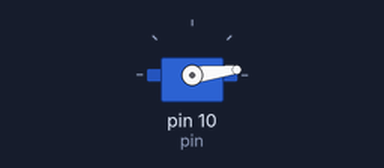
Simulated run of this sketch. Board: Arduino Uno, built with avr-gcc and run on an emulated ATmega328P. Parts: servo.

Above: at 0.05 s.
At 0.85 s:
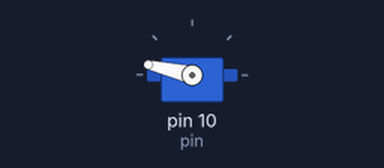
At 1.2 s:
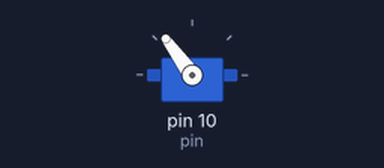
At 1.7 s:
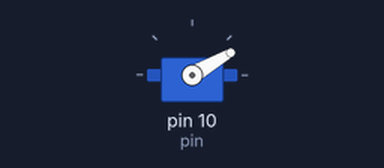
Timing chart, 0 to 4.2 s (numbered marks = the images above):
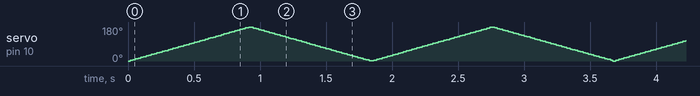

The sketch:

servoBsp.ino
```cpp
#include <AFMotor.h>
#include <Servo.h>
#include <stdlib.h>

#define pin 10


Servo servo;

int angle = 0;


void setup() {
  servo.attach(pin);

}

void loop() {
  for(angle = 0; angle <= 180; angle++) {
    servo.write(angle);
    delay(5);
  }
  for(angle = 180; angle >= 0; angle--) {
    servo.write(angle);
    delay(5);
  }


}
```
